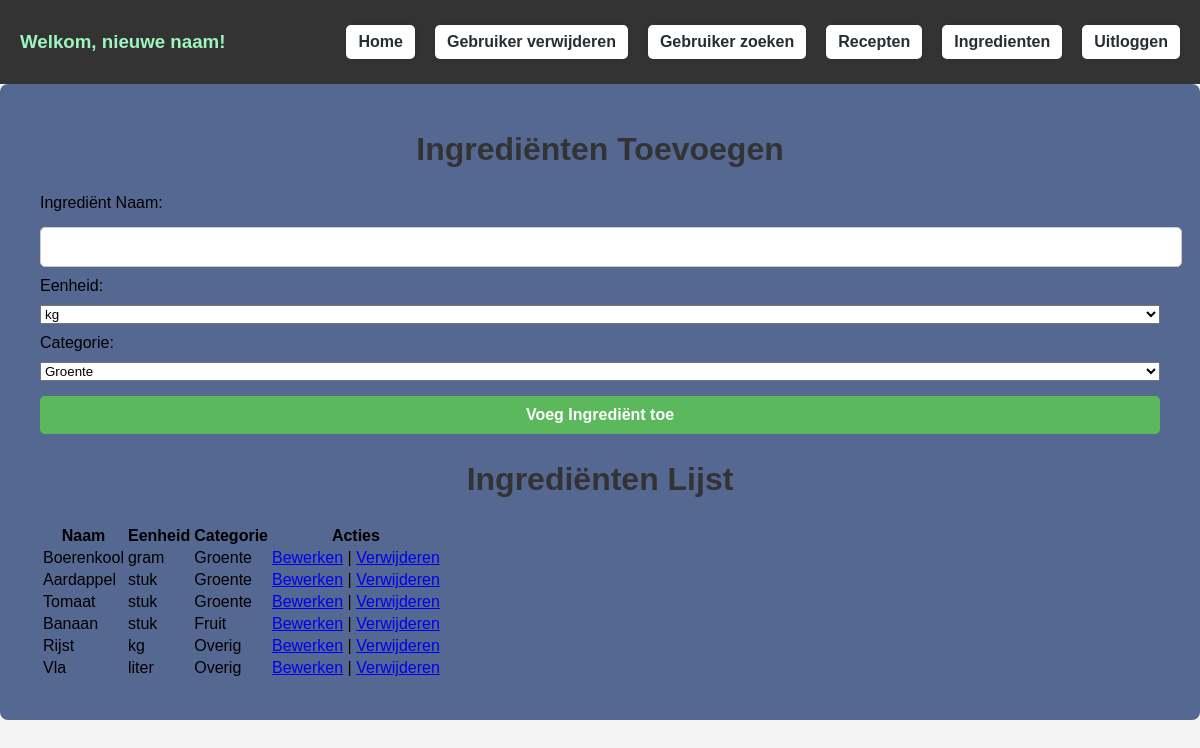
/?page=ingredienten (signed in), run on the app's committed database.
### tables this page shows
CREATE TABLE `ingredienten` (
  `id` int(11) NOT NULL,
  `naam` varchar(255) NOT NULL,
  `eenheid` varchar(50) DEFAULT NULL,
  `categorie` enum('Groente','Fruit','Vlees','Zuivel','Kruiden','Specerijen','Granen','Overig') NOT NULL DEFAULT 'Overig'
);

### pages/ingredienten.php (the view, shortened to what this page needs)
<?php
$sql = "SELECT * FROM ingredienten";
$stmt = $pdo->query($sql);
$ingredienten = $stmt->fetchAll(PDO::FETCH_ASSOC);
?>
<div>
    <h1>Ingrediënten Toevoegen</h1>
    <form action="includes/ingredienten_handler.inc.php" method="POST">
        <label for="naam">Ingrediënt Naam:</label>
        <input type="text" id="naam" name="naam" required>
        <label for="eenheid">Eenheid:</label>
        <select id="eenheid" name="eenheid">
            <option value="kg">kg</option>
        </select>
        <label for="categorie">Categorie:</label>
        <select id="categorie" name="categorie">
            <option value="Groente">Groente</option>
        </select>
        <button type="submit">Voeg Ingrediënt toe</button>
    </form>
    <h1>Ingrediënten Lijst</h1>
    <table>
        <thead>
            <tr>
                <th>Naam</th>
                <th>Eenheid</th>
                <th>Categorie</th>
                <th>Acties</th>
            </tr>
        </thead>
        <tbody>
            <?php foreach ($ingredienten as $ingredient) : ?>
                <tr>
                    <td><?php echo htmlspecialchars($ingredient['naam']); ?></td>
                    <td><?php echo htmlspecialchars($ingredient['eenheid']); ?></td>
                    <td><?php echo htmlspecialchars($ingredient['categorie']); ?></td>
                    <td>
                        <a href="includes/update_ingredient.php?id=<?php echo $ingredient['id']; ?>">Bewerken</a> |
                        <a href="includes/delete_ingredient.php?id=<?php echo $ingredient['id']; ?>">Verwijderen</a>
                    </td>
                </tr>
            <?php endforeach; ?>
        </tbody>
    </table>
</div>

### css/index.styles.css (style rules this page uses)
h1 { font-size: 2rem; color: #333; text-align: center; }

### css/recepten.styles.css (style rules this page uses)
body { font-family: Arial, sans-serif; background-color: #f4f4f4; margin: 0; padding: 0; }
h1, h2, h3 { text-align: center; color: #333; }
form { display: flex; flex-direction: column; gap: 10px; }
input, textarea, button { width: 100%; padding: 10px; margin-top: 5px; border: 1px solid #ccc; border-radius: 5px; font-size: 1rem; }
button { background-color: #5cb85c; color: white; font-weight: bold; border: none; cursor: pointer; }

### data on the page
ingredienten: naam "Boerenkool", eenheid "gram", categorie "Groente"
ingredienten: naam "Aardappel", eenheid "stuk", categorie "Groente"
ingredienten: naam "Tomaat", eenheid "stuk", categorie "Groente"
ingredienten: naam "Banaan", eenheid "stuk", categorie "Fruit"
ingredienten: naam "Rijst", eenheid "kg", categorie "Overig"
ingredienten: naam "Vla", eenheid "liter", categorie "Overig"

### other printed values
$_SESSION["username"] "nieuwe naam"
